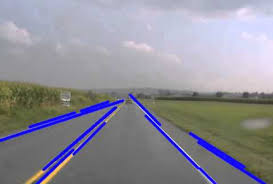
#> input picture Lane_Detection_using_OPenCV/Images/lane.jpeg, 273 x 184 px, given in place of drive.mp4, which was not available
$ python Lane_Detection_OpenCV.py
#> lines starting #> are read from the running program, lines starting #| are printed output that depends on the picture; after the words box and inside, x2 and y2 are one past the last pixel; in counts of white or black regions, pixels touching at a corner belong together; pictures that were not available may be replaced by others from this repository, and a replacement may not be noted
#> further down, frame is the input picture: shape (184, 273, 3); mean B, G, R 152, 142, 143.1
import matplotlib.pylab as plt
import cv2 as cv
import numpy as np


def draw_the_line(img, lines):
    img = np.copy(img)
    blank_image = np.zeros((img.shape[0], img.shape[1], 3), dtype=np.uint8)


    for line in lines:
        for x1, y1, x2, y2 in line:
            cv.line(blank_image, (x1, y1), (x2, y2), (255, 255, 0), thickness=2)
    img = cv.addWeighted(img, 0.8, blank_image, 1, 0.0)
    return img
def region_of_interst(img,vertices):
    mask=np.zeros_like(img)
    #channel_count=img.shape[2]
    match_mask_color=255
    cv.fillPoly(mask,vertices,match_mask_color)
    mask_image=cv.bitwise_and(img,mask)
    return mask_image

def process(image):
    print(image.shape)
#| (184, 273, 3)
    height = image.shape[0]
#> height = 184
    width = image.shape[1]
#> width = 273
    region_of_interst_vertices = [(0, height), (width / 2, height / 2), (width, height)]
#> region_of_interst_vertices = [(0, 184), (136.5, 92), (273, 184)]
    gray = cv.cvtColor(image, cv.COLOR_BGR2GRAY)
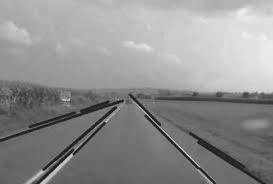
#> gray: shape (184, 273); min 15, max 241, mean 143.5
    canny = cv.Canny(gray, 250, 300)
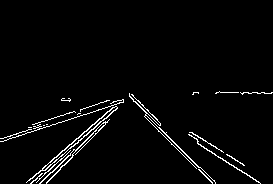
#> canny: shape (184, 273); 2.9% white in thin lines or dots, all inside (x1, y1, x2, y2) = (0, 91, 273, 184)
    cropped = region_of_interst(canny, np.array([region_of_interst_vertices], np.int32))
#> in region_of_interst, `cv.fillPoly(mask,vertices,match_mask_color)`:
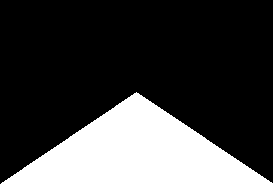
#> mask: shape (184, 273); 25.1% white; 1 white region, box (x1, y1, x2, y2) and area: (1, 92, 273, 184) 12603
#> in region_of_interst, `mask_image=cv.bitwise_and(img,mask)`:
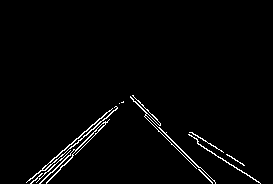
#> mask_image: shape (184, 273); 2.1% white in thin lines or dots, all inside (x1, y1, x2, y2) = (26, 95, 261, 184)
    line1 = cv.HoughLinesP(cropped, rho=10, theta=np.pi / 60, threshold=100, lines=np.array([]), minLineLength=4,
                           maxLineGap=5)
#> line1 = 35 rows, first 6: [43, 170, 87, 134], [85, 140, 93, 133], [95, 134, 99, 130], [30, 183, 42, 173], [95, 133, 109, 119], [191, 132, 216, 148]
    image_width_line = draw_the_line(image, line1)
#> the loop in draw_the_line, `for line in lines:` made 35 passes
#> line on passes 1 to 12: [[43, 170, 87, 134]], [[85, 140, 93, 133]], [[95, 134, 99, 130]], [[30, 183, 42, 173]], [[95, 133, 109, 119]], [[191, 132, 216, 148]], [[93, 129, 106, 112]], [[144, 116, 196, 168]], [[83, 143, 91, 134]], [[53, 166, 61, 156]], [[197, 142, 260, 183]], [[85, 131, 89, 127]]
#> after the loop in draw_the_line, `for line in lines:`:
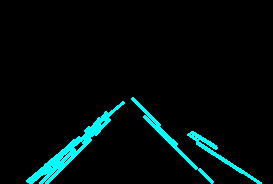
#> blank_image: shape (184, 273, 3); mean of channels 0, 1, 2 11.8, 11.8, 0; drawn as B, G, R
#> in draw_the_line, `img = cv.addWeighted(img, 0.8, blank_image, 1, 0.0)`:
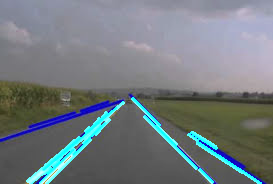
#> img: shape (184, 273, 3); mean B, G, R 127, 122.6, 114.4
    return image_width_line


cap=cv.VideoCapture('drive.mp4')
while(cap.isOpened()):
    ret,frame=cap.read()
    frame=process(frame)
    cv.imshow('detection',frame)
    if cv.waitKey(1) &0xFF==ord('q'):
#> (key q is pressed here)
        break
cap.release()
cv.destroyAllWindows()

$ run again, on Lane_Detection_using_OPenCV/Images/withbi.png
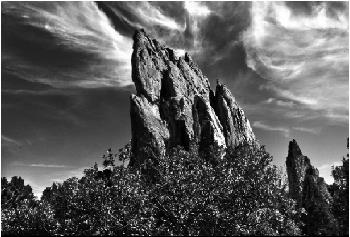
#> input picture Lane_Detection_using_OPenCV/Images/withbi.png, 350 x 237 px, given in place of drive.mp4, which was not available
#> frame is the input picture: shape (237, 350, 3); min 0, max 255, mean 92.7
#| (237, 350, 3)
#> in process, `canny = cv.Canny(gray, 250, 300)`:
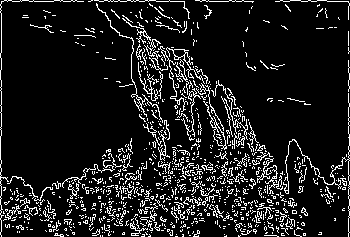
#> canny: shape (237, 350); 11.1% white in thin lines or dots
#> mask: shape (237, 350); 25.2% white; 1 white region, box (x1, y1, x2, y2) and area: (1, 118, 350, 237) 20881
#> mask_image: shape (237, 350); 4.9% white in thin lines or dots, all inside (x1, y1, x2, y2) = (1, 119, 349, 237)
#> line1 = 394 rows, first 6: [279, 221, 294, 221], [116, 225, 164, 225], [146, 213, 154, 213], [175, 217, 187, 216], [136, 220, 146, 219], [286, 201, 290, 201]
#> the loop in draw_the_line, `for line in lines:` made 394 passes
#> in draw_the_line, `img = cv.addWeighted(img, 0.8, blank_image, 1, 0.0)`:
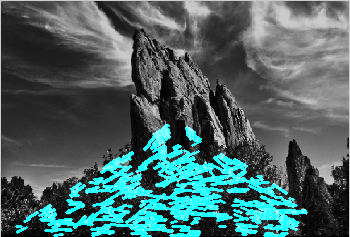
#> img: shape (237, 350, 3); mean of channels 0, 1, 2 101.2, 101.2, 74.1; drawn as B, G, R

$ run again, on Lane_Detection_using_OPenCV/Images/withoutbi.png
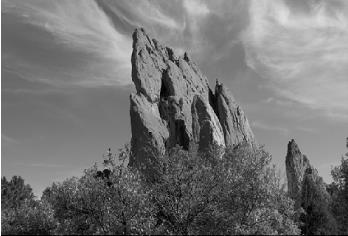
#> input picture Lane_Detection_using_OPenCV/Images/withoutbi.png, 348 x 236 px, given in place of drive.mp4, which was not available
#> frame is the input picture: shape (236, 348, 3); min 0, max 255, mean 115.7
#| (236, 348, 3)
#> in process, `canny = cv.Canny(gray, 250, 300)`:
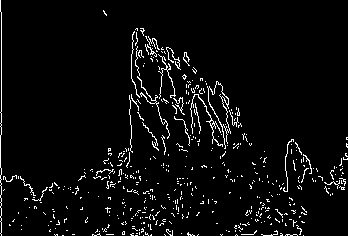
#> canny: shape (236, 348); 4.4% white in thin lines or dots
#> mask: shape (236, 348); 25.1% white; 1 white region, box (x1, y1, x2, y2) and area: (1, 118, 348, 236) 20588
#> mask_image: shape (236, 348); 1.6% white in thin lines or dots, all inside (x1, y1, x2, y2) = (1, 118, 307, 236)
#> line1 = 83 rows, first 6: [263, 235, 272, 235], [95, 232, 106, 231], [235, 228, 242, 228], [234, 227, 239, 227], [182, 218, 187, 217], [96, 175, 109, 178]
#> the loop in draw_the_line, `for line in lines:` made 83 passes
#> in draw_the_line, `img = cv.addWeighted(img, 0.8, blank_image, 1, 0.0)`:
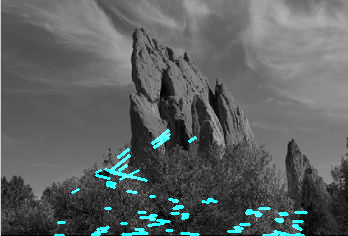
#> img: shape (236, 348, 3); mean of channels 0, 1, 2 97.4, 97.4, 92.6; drawn as B, G, R
